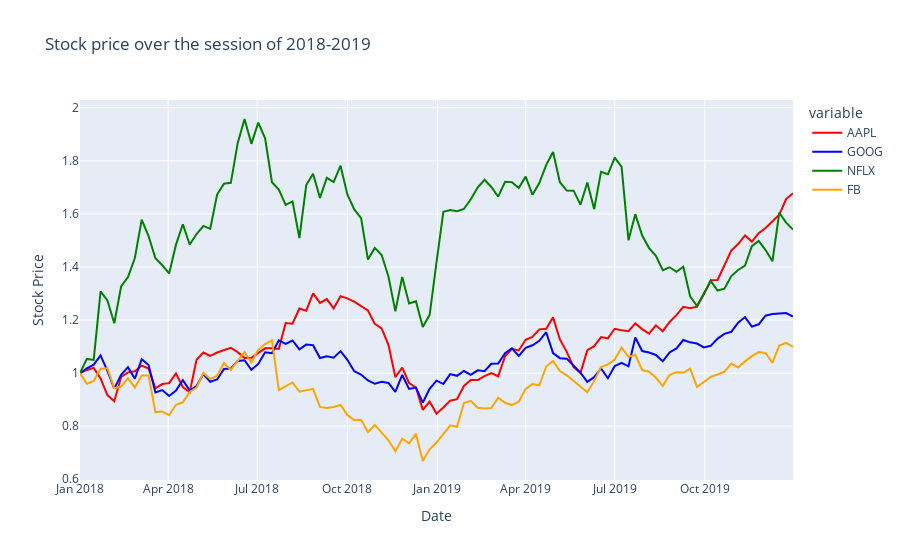

The cell this chart's notebook holds for it:
### Markdown cell above
### Line Plot in Plotly Express

- **What it is:** A graph that connects data points with lines, used to visualize trends over time or relationships between variables.

### Code cell
#line chart
# time series analysis

stocks
colors = ['red', 'blue', 'green', 'orange']

px.line(stocks,x='date',y=['AAPL','GOOG','NFLX','FB'],
        title='Stock price over the session of 2018-2019',
        labels={'value':'Stock Price','date':'Date'},
        color_discrete_sequence=colors)
